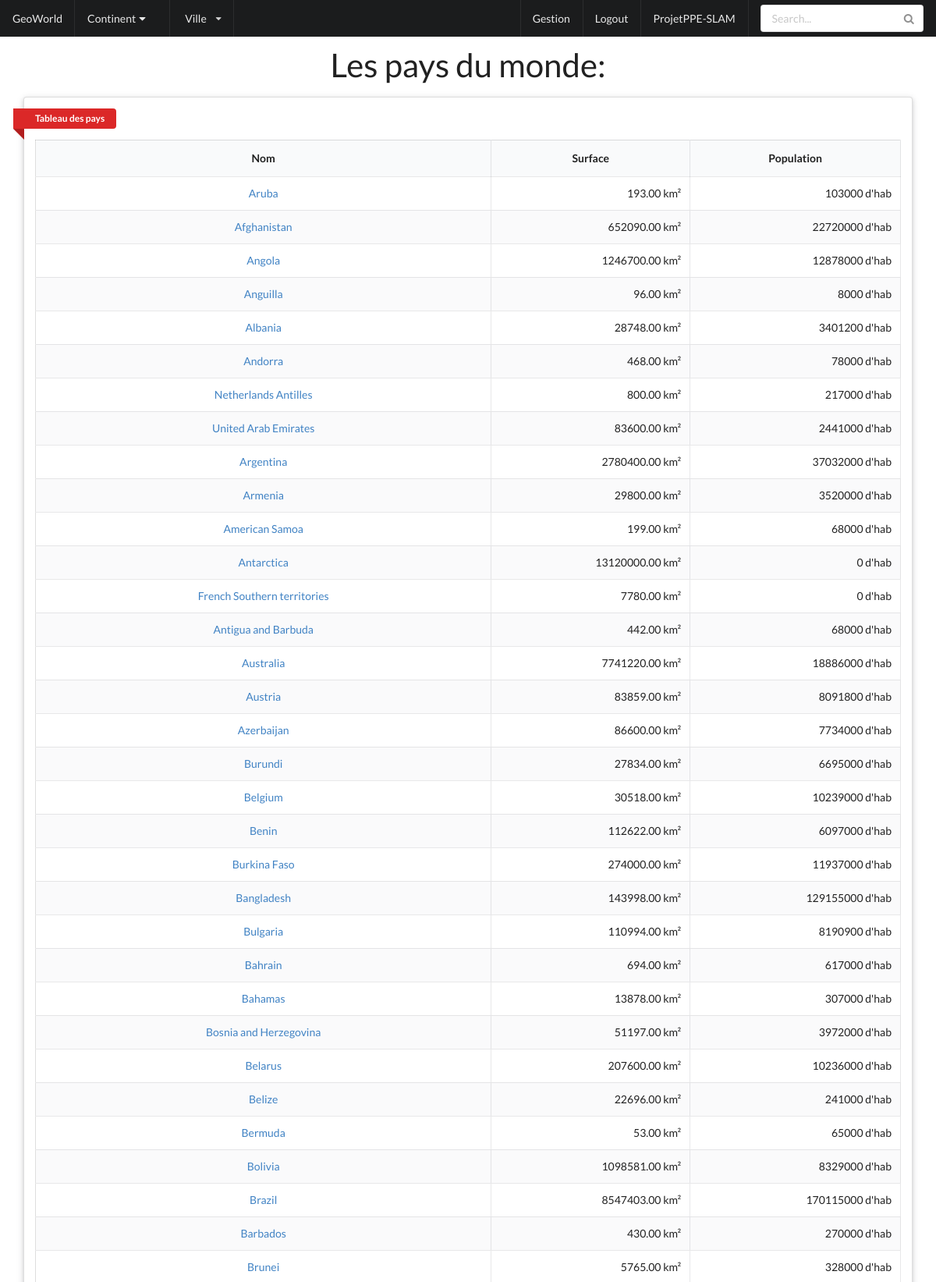
The app's page /index.php (signed in, upper part) with its own data.
### tables this page shows
CREATE TABLE `Country` (
  `id` int(11) NOT NULL,
  `Code` char(3) DEFAULT NULL,
  `Name` char(52) NOT NULL DEFAULT '',
  `Continent` enum('Asia','Europe','North America','Africa','Oceania','Antarctica','South America') NOT NULL DEFAULT 'Asia',
  `Region` char(26) NOT NULL DEFAULT '',
  `SurfaceArea` float(10,2) NOT NULL DEFAULT '0.00',
  `IndepYear` smallint(6) DEFAULT NULL,
  `Population` int(11) NOT NULL DEFAULT '0',
  `LifeExpectancy` float(3,1) DEFAULT NULL,
  `GNP` float(10,2) DEFAULT NULL,
  `GNPOld` float(10,2) DEFAULT NULL,
  `LocalName` char(45) NOT NULL DEFAULT '',
  `GovernmentForm` char(45) NOT NULL DEFAULT '',
  `HeadOfState` char(60) DEFAULT NULL,
  `Capital` int(11) DEFAULT NULL,
  `Code2` char(2) NOT NULL DEFAULT ''
);

### inc/fct_affichage.php (called while the page is built, shortened)
<?php
function continentOrNot($continent)
{
    if (isset($continent)) {
        return ("$continent");
    } else {
        return ("Les pays du monde:");
    }
}
function champsVideOrNot($champs)
{
        if (isset($champs)) {
            return $champs;
        } else {
            return ("N/A");
        }
}

### inc/manager-db.php (called while the page is built, shortened)
<?php
require_once 'connect-db.php';
function getAllCountries()
{
    global $pdo;
    $query = 'SELECT * FROM Country;';
    return $pdo->query($query)->fetchAll();
}

### index.php (the view, shortened to what this page needs)
<?php
require_once 'header.php';
$continent = $_GET['continent'];
if (isset($_GET['continent'])) {
    $payscont = getCountriesByContinent($continent);
} else {
    $payscont = getAllCountries();
}
?>
<div class="ui container main">
    <h1><?php echo continentOrNot($continent) ?></h1>
    <div class="ui one column grid">
        <div class="column">
            <div class="ui raised segment">
                <a class="ui red ribbon label">Tableau des pays </a>
                <table class="ui celled structured striped table">
                    <thead>
                    <th class="single line center aligned">Nom</th>
                    <th class="single line center aligned">Surface</th>
                    <th class="single line center aligned">Population</th>
                    </thead>
                    <tbody>
                    <?php foreach ($payscont as $pays): ?>
                        <tr class='center aligned'>
                            <td><a href="country.php?id=<?php echo("$pays->id") ?>"><?php echo("$pays->Name") ?> </a>
                            </td>
                            <td class='right aligned'><?php echo champsVideOrNot("$pays->SurfaceArea km²") ?>  </td>
                            <td class='right aligned'><?php echo champsVideOrNot("$pays->Population d'hab") ?> </td>
                        </tr>
                    <?php endforeach; ?>
                    </tbody>
                </table>
            </div>
        </div>
    </div>
</div>
<?php
require_once 'footer.php';
?>

### header.php (shortened to what this page needs)
<?php
require_once 'inc/manager-db.php';
require_once 'inc/fct_affichage.php';
?>
<!DOCTYPE html>
<html>
<head>
    <link rel="stylesheet" type="text/css" href="semantic/components/accordion.css">
    <link rel="stylesheet" type="text/css" href="semantic/components/ad.css">
    <link rel="stylesheet" type="text/css" href="semantic/components/breadcrumb.css">
    <link rel="stylesheet" type="text/css" href="semantic/components/button.css">
    <link rel="stylesheet" type="text/css" href="semantic/components/card.css">
    <link rel="stylesheet" type="text/css" href="semantic/components/checkbox.css">
    <link rel="stylesheet" type="text/css" href="semantic/components/comment.css">
    <link rel="stylesheet" type="text/css" href="semantic/components/container.css">
    <link rel="stylesheet" type="text/css" href="semantic/components/dimmer.css">
    <link rel="stylesheet" type="text/css" href="semantic/components/divider.css">
    <link rel="stylesheet" type="text/css" href="semantic/components/dropdown.css">
    <link rel="stylesheet" type="text/css" href="semantic/components/embed.css">
    <link rel="stylesheet" type="text/css" href="semantic/components/feed.css">
    <link rel="stylesheet" type="text/css" href="semantic/components/flag.css">
    <link rel="stylesheet" type="text/css" href="semantic/components/form.css">
    <link rel="stylesheet" type="text/css" href="semantic/components/grid.css">
    <link rel="stylesheet" type="text/css" href="semantic/components/header.css">
    <link rel="stylesheet" type="text/css" href="semantic/components/icon.css">
    <link rel="stylesheet" type="text/css" href="semantic/components/image.css">
    <link rel="stylesheet" type="text/css" href="semantic/components/input.css">
    <link rel="stylesheet" type="text/css" href="semantic/components/item.css">
    <link rel="stylesheet" type="text/css" href="semantic/components/label.css">
    <link rel="stylesheet" type="text/css" href="semantic/components/list.css">
    <link rel="stylesheet" type="text/css" href="semantic/components/loader.css">
    <link rel="stylesheet" type="text/css" href="semantic/components/menu.css">
    <link rel="stylesheet" type="text/css" href="semantic/components/message.css">
    <link rel="stylesheet" type="text/css" href="semantic/components/modal.css">
    <link rel="stylesheet" type="text/css" href="semantic/components/nag.css">
    <link rel="stylesheet" type="text/css" href="semantic/components/popup.css">
    <link rel="stylesheet" type="text/css" href="semantic/components/progress.css">
    <link rel="stylesheet" type="text/css" href="semantic/components/rail.css">
    <link rel="stylesheet" type="text/css" href="semantic/components/rating.css">
    <link rel="stylesheet" type="text/css" href="semantic/components/reset.css">
    <link rel="stylesheet" type="text/css" href="semantic/components/reveal.css">
    <link rel="stylesheet" type="text/css" href="semantic/components/search.css">
    <link rel="stylesheet" type="text/css" href="semantic/components/segment.css">
    <link rel="stylesheet" type="text/css" href="semantic/components/shape.css">
    <link rel="stylesheet" type="text/css" href="semantic/components/sidebar.css">
    <link rel="stylesheet" type="text/css" href="semantic/components/site.css">
    <link rel="stylesheet" type="text/css" href="semantic/components/statistic.css">
    <link rel="stylesheet" type="text/css" href="semantic/components/step.css">
    <link rel="stylesheet" type="text/css" href="semantic/components/sticky.css">
    <link rel="stylesheet" type="text/css" href="semantic/components/tab.css">
    <link rel="stylesheet" type="text/css" href="semantic/components/table.css">
    <link rel="stylesheet" type="text/css" href="semantic/components/transition.css">
    <link rel="stylesheet" type="text/css" href="semantic/components/video.css">
    <link rel="stylesheet" type="text/css" href="css/custom.css">
</head>
<body>
<div class="ui pointing menu inverted fixed">
    <a class="item" href='index.php' id="home">
        GeoWorld
    </a>
    <div class="ui item floated dropdown secondary button">
        <span class="text">Continent<i class="dropdown icon"></i></span>
    </div>
    <div class="ui item floated dropdown secondary button">
        <span class="text">Ville</span>
        <i class="dropdown icon"></i>
    </div>
    <div class="right menu">
        <?php if (isset($_SESSION['mail'])): ?>
            <a class="ui item" href="Gestion_acc.php">
                Gestion
            </a>
            <a class="ui item" href="disc.php">
                Logout
            </a>
        <?php endif; ?>
        <a class="item" href="todo-projet.php">
            ProjetPPE-SLAM
        </a>
        <div class="item">
            <div class="ui icon input">
                <input type="text" placeholder="Search...">
                <i class="search link icon"></i>
            </div>
        </div>
    </div>
</div>

### footer.php (shortened to what this page needs)
</body>
</html>

### semantic/components/container.css (style rules this page uses)
.ui.container { display: block; max-width: 100% !important; }
@media only screen and (min-width: 1200px) { .ui.container { width: 1127px; margin-left: auto !important; margin-right: auto !important; } }

### semantic/components/dropdown.css (style rules this page uses)
.ui.dropdown { cursor: pointer; position: relative; display: inline-block; outline: none; text-align: left; -webkit-transition: box-shadow 0.1s ease, width 0.1s ease; transition: box-shadow 0.1s ease, width 0.1s ease; -webkit-tap-highlight-color: rgba(0, 0, 0, 0); }
.ui.dropdown > .dropdown.icon { position: relative; width: auto; font-size: 0.85714286em; margin: 0em 0em 0em 1em; }
.ui.dropdown > .text { display: inline-block; -webkit-transition: none; transition: none; }
.ui.dropdown > .text > .icon, .ui.dropdown > .text > .label, .ui.dropdown > .text > .flag, .ui.dropdown > .text > img, .ui.dropdown > .text > .image { margin-top: 0em; }
.ui.dropdown > .text > .icon, .ui.dropdown > .text > .label, .ui.dropdown > .text > .flag, .ui.dropdown > .text > img, .ui.dropdown > .text > .image, .ui.dropdown .menu > .item > .icon, .ui.dropdown .menu > .item > .label, .ui.dropdown .menu > .item > .flag, .ui.dropdown .menu > .item > .image, .ui.dropdown .menu > .item > img { margin-left: 0em; float: none; margin-right: 0.78571429rem; }
.ui.dropdown > .dropdown.icon { font-family: 'Dropdown'; line-height: 1; height: 1em; width: 1.23em; -webkit-backface-visibility: hidden; backface-visibility: hidden; font-weight: normal; font-style: normal; text-align: center; }
.ui.dropdown > .dropdown.icon { width: auto; }
.ui.dropdown > .dropdown.icon:before { content: '\f0d7'; }

### semantic/components/grid.css (style rules this page uses)
.ui.grid { display: -webkit-box; display: -ms-flexbox; display: flex; -webkit-box-orient: horizontal; -webkit-box-direction: normal; -ms-flex-direction: row; flex-direction: row; -ms-flex-wrap: wrap; flex-wrap: wrap; -webkit-box-align: stretch; -ms-flex-align: stretch; align-items: stretch; padding: 0em; }
.ui.grid { margin-top: -1rem; margin-bottom: -1rem; margin-left: -1rem; margin-right: -1rem; }
.ui.grid > .column:not(.row), .ui.grid > .row > .column { position: relative; display: inline-block; width: 6.25%; padding-left: 1rem; padding-right: 1rem; vertical-align: top; }
.ui.grid > * { padding-left: 1rem; padding-right: 1rem; }
.ui.grid > .column:not(.row) { padding-top: 1rem; padding-bottom: 1rem; }
.ui.grid > .column:only-child, .ui.grid > .row > .column:only-child { width: 100%; }
.ui[class*="one column"].grid > .row > .column, .ui[class*="one column"].grid > .column:not(.row) { width: 100%; }

### semantic/components/input.css (style rules this page uses)
.ui.input { position: relative; font-weight: normal; font-style: normal; display: -webkit-inline-box; display: -ms-inline-flexbox; display: inline-flex; color: rgba(0, 0, 0, 0.87); }
.ui.input input { margin: 0em; max-width: 100%; -webkit-box-flex: 1; -ms-flex: 1 0 auto; flex: 1 0 auto; outline: none; -webkit-tap-highlight-color: rgba(255, 255, 255, 0); text-align: left; line-height: 1.21428571em; font-family: 'Lato', 'Helvetica Neue', Arial, Helvetica, sans-serif; padding: 0.67857143em 1em; background: #FFFFFF; border: 1px solid rgba(34, 36, 38, 0.15); color: rgba(0, 0, 0, 0.87); border-radius: 0.28571429rem; -webkit-transition: box-shadow 0.1s ease, border-color 0.1s ease; transition: box-shadow 0.1s ease, border-color 0.1s ease; box-shadow: none; }
.ui.icon.input > i.icon { cursor: default; position: absolute; line-height: 1; text-align: center; top: 0px; right: 0px; margin: 0em; height: 100%; width: 2.67142857em; opacity: 0.5; border-radius: 0em 0.28571429rem 0.28571429rem 0em; -webkit-transition: opacity 0.3s ease; transition: opacity 0.3s ease; }
.ui.icon.input input { padding-right: 2.67142857em !important; }
.ui.icon.input > i.icon:before, .ui.icon.input > i.icon:after { left: 0; position: absolute; text-align: center; top: 50%; width: 100%; margin-top: -0.5em; }
.ui.icon.input > i.link.icon { cursor: pointer; }
.ui.input { font-size: 1em; }

### records on screen
country: Name "Aruba", SurfaceArea "193.00 km²", Population "103000 d'hab"
country: Name "Afghanistan", SurfaceArea "652090.00 km²", Population "22720000 d'hab"
country: Name "Angola", SurfaceArea "1246700.00 km²", Population "12878000 d'hab"
country: Name "Anguilla", SurfaceArea "96.00 km²", Population "8000 d'hab"
country: Name "Albania", SurfaceArea "28748.00 km²", Population "3401200 d'hab"
country: Name "Andorra", SurfaceArea "468.00 km²", Population "78000 d'hab"
country: Name "Netherlands Antilles", SurfaceArea "800.00 km²", Population "217000 d'hab"
country: Name "United Arab Emirates", SurfaceArea "83600.00 km²", Population "2441000 d'hab"
country: Name "Argentina", SurfaceArea "2780400.00 km²", Population "37032000 d'hab"
country: Name "Armenia", SurfaceArea "29800.00 km²", Population "3520000 d'hab"
country: Name "American Samoa", SurfaceArea "199.00 km²", Population "68000 d'hab"
country: Name "Antarctica", SurfaceArea "13120000.00 km²", Population "0 d'hab"
country: Name "French Southern territories", SurfaceArea "7780.00 km²", Population "0 d'hab"
country: Name "Antigua and Barbuda", SurfaceArea "442.00 km²", Population "68000 d'hab"
country: Name "Australia", SurfaceArea "7741220.00 km²", Population "18886000 d'hab"
country: Name "Austria", SurfaceArea "83859.00 km²", Population "8091800 d'hab"
country: Name "Azerbaijan", SurfaceArea "86600.00 km²", Population "7734000 d'hab"
country: Name "Burundi", SurfaceArea "27834.00 km²", Population "6695000 d'hab"
country: Name "Belgium", SurfaceArea "30518.00 km²", Population "10239000 d'hab"
country: Name "Benin", SurfaceArea "112622.00 km²", Population "6097000 d'hab"
country: Name "Burkina Faso", SurfaceArea "274000.00 km²", Population "11937000 d'hab"
country: Name "Bangladesh", SurfaceArea "143998.00 km²", Population "129155000 d'hab"
country: Name "Bulgaria", SurfaceArea "110994.00 km²", Population "8190900 d'hab"
country: Name "Bahrain", SurfaceArea "694.00 km²", Population "617000 d'hab"
country: Name "Bahamas", SurfaceArea "13878.00 km²", Population "307000 d'hab"
country: Name "Bosnia and Herzegovina", SurfaceArea "51197.00 km²", Population "3972000 d'hab"
country: Name "Belarus", SurfaceArea "207600.00 km²", Population "10236000 d'hab"
country: Name "Belize", SurfaceArea "22696.00 km²", Population "241000 d'hab"
country: Name "Bermuda", SurfaceArea "53.00 km²", Population "65000 d'hab"
country: Name "Bolivia", SurfaceArea "1098581.00 km²", Population "8329000 d'hab"
country: Name "Brazil", SurfaceArea "8547403.00 km²", Population "170115000 d'hab"
country: Name "Barbados", SurfaceArea "430.00 km²", Population "270000 d'hab"
country: Name "Brunei", SurfaceArea "5765.00 km²", Population "328000 d'hab"

### other values on screen
continentOrNot($continent) "Les pays du monde:"
